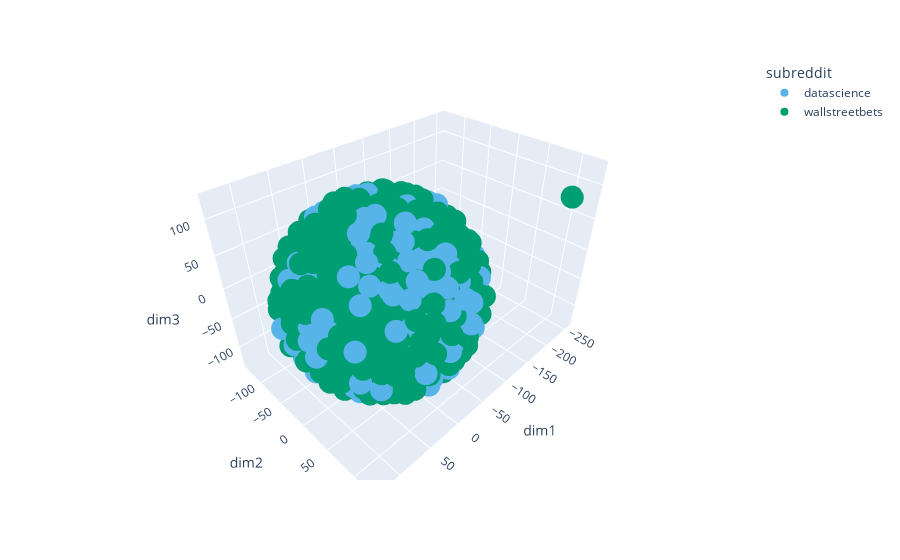

The notebook cell saved with this chart:
### Markdown cell above
Another example of an outlier.

### Code cell
tsne_viz_index(df, 3, stop='english')

### Figure 1 — Plotly figure (JSON) as saved in the notebook; plotly's stock layout.template omitted (floating-point values rounded to 4 significant figures; data arrays with more than 128 entries replaced by an {"elided": "..."} marker saying what was removed)
{"data": [{"customdata": {"elided": "859x1 int values"}, "hovertemplate": "subreddit=datascience<br>dim1=%{x}<br>dim2=%{y}<br>dim3=%{z}<br>index=%{customdata[0]}<extra></extra>", "legendgroup": "datascience", "marker": {"color": "#56B4E9", "symbol": "circle"}, "mode": "markers", "name": "datascience", "scene": "scene", "showlegend": true, "type": "scatter3d", "x": {"elided": "859 float values"}, "y": {"elided": "859 float values"}, "z": {"elided": "859 float values"}}, {"customdata": {"elided": "733x1 int values"}, "hovertemplate": "subreddit=wallstreetbets<br>dim1=%{x}<br>dim2=%{y}<br>dim3=%{z}<br>index=%{customdata[0]}<extra></extra>", "legendgroup": "wallstreetbets", "marker": {"color": "#009E73", "symbol": "circle"}, "mode": "markers", "name": "wallstreetbets", "scene": "scene", "showlegend": true, "type": "scatter3d", "x": {"elided": "733 float values"}, "y": {"elided": "733 float values"}, "z": {"elided": "733 float values"}}], "layout": {"legend": {"title": {"text": "subreddit"}, "tracegroupgap": 0}, "margin": {"t": 60}, "scene": {"domain": {"x": [0, 1], "y": [0, 1]}, "xaxis": {"title": {"text": "dim1"}}, "yaxis": {"title": {"text": "dim2"}}, "zaxis": {"title": {"text": "dim3"}}}}}
